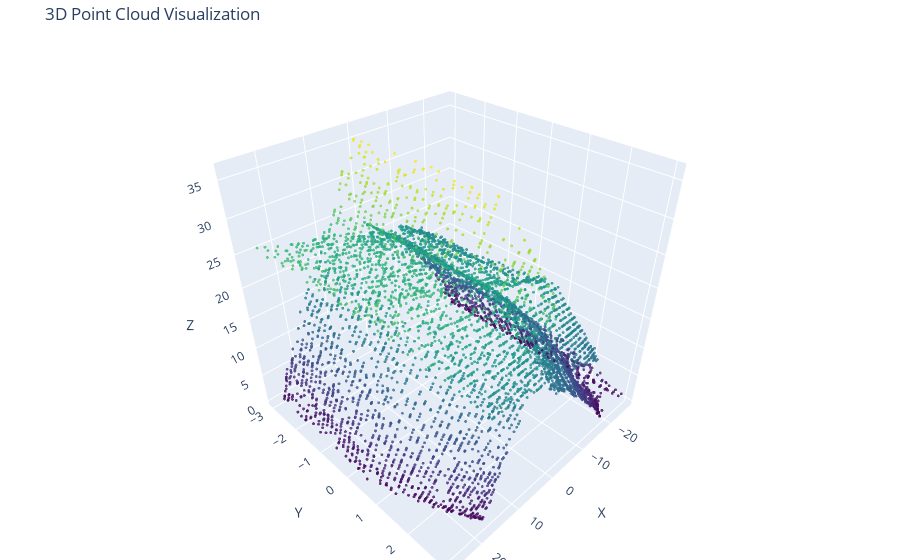

This figure's notebook cell:
### Code cell
import numpy as np
import open3d as o3d
import open3d as o3d
import numpy as np
import plotly.graph_objs as go
from plotly.offline import plot
from IPython.display import display



# Function to create a transformation matrix from rotation and translation
def create_transformation_matrix(rotation, translation):
    transformation = np.eye(4)
    transformation[:3, :3] = rotation  # Assign rotation
    transformation[:3, 3] = translation  # Assign translation
    return transformation

# Function to transform a point cloud using a transformation matrix
def transform_point_cloud(pcd, transformation):
    pcd.transform(transformation)  # Apply the 4x4 transformation
    return pcd
# Load the point cloud from the uploaded .ply file
pcd = o3d.io.read_point_cloud("./data/pointclouds/maps1/map1_0_0.ply")
points = np.asarray(pcd.points)

# Optionally, downsample the points for faster rendering
sample_rate = 20000  # Adjust as needed
if len(points) > sample_rate:
    indices = np.random.choice(len(points), sample_rate, replace=False)
    sampled_points = points[indices]
else:
    sampled_points = points

# Create Plotly scatter plot
scatter = go.Scatter3d(
    x=sampled_points[:, 0],
    y=sampled_points[:, 1],
    z=sampled_points[:, 2],
    mode='markers',
    marker=dict(
        size=1,
        color=sampled_points[:, 2],
        colorscale='Viridis',
        opacity=0.8
    )
)

layout = go.Layout(
    title='3D Point Cloud Visualization',
    scene=dict(
        xaxis_title='X',
        yaxis_title='Y',
        zaxis_title='Z'
    ),
    margin=dict(l=0, r=0, b=0, t=40)
)

fig = go.Figure(data=[scatter], layout=layout)
fig.show()

### Figure 1 — Plotly figure (JSON) as saved in the notebook; plotly's stock layout.template omitted (floating-point values rounded to 4 significant figures; data arrays with more than 128 entries replaced by an {"elided": "..."} marker saying what was removed)
{"data": [{"marker": {"color": {"elided": "6000 float values"}, "colorscale": [[0, "#440154"], [0.1111, "#482878"], [0.2222, "#3e4989"], [0.3333, "#31688e"], [0.4444, "#26828e"], [0.5556, "#1f9e89"], [0.6667, "#35b779"], [0.7778, "#6ece58"], [0.8889, "#b5de2b"], [1, "#fde725"]], "opacity": 0.8, "size": 1}, "mode": "markers", "type": "scatter3d", "x": {"elided": "6000 float values"}, "y": {"elided": "6000 float values"}, "z": {"elided": "6000 float values"}}], "layout": {"margin": {"b": 0, "l": 0, "r": 0, "t": 40}, "scene": {"xaxis": {"title": {"text": "X"}}, "yaxis": {"title": {"text": "Y"}}, "zaxis": {"title": {"text": "Z"}}}, "title": {"text": "3D Point Cloud Visualization"}}}
